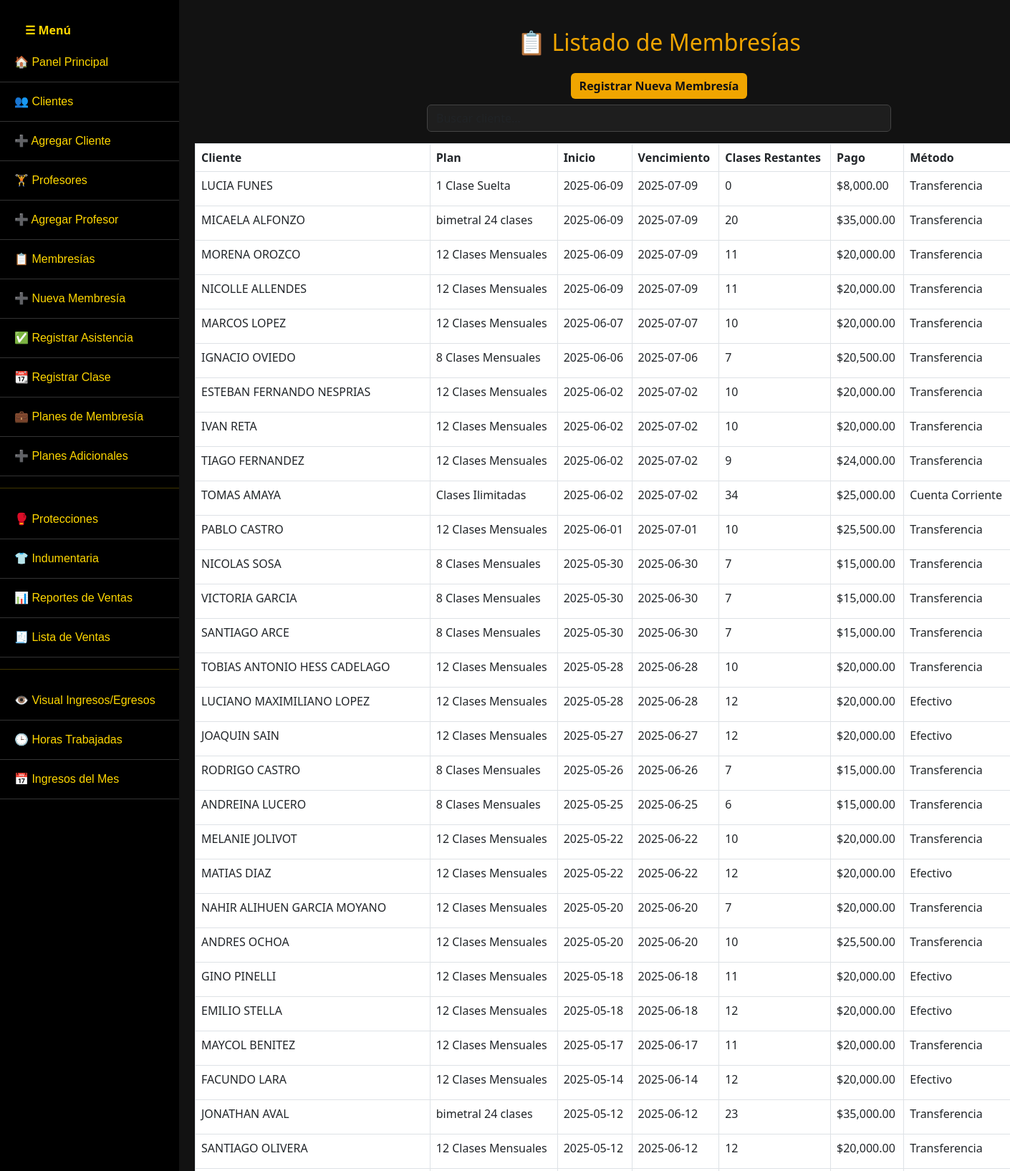
The app's page /membresias.php (upper part) with its own data.
### tables this page shows
CREATE TABLE `membresias` (
  `id` int(11) NOT NULL,
  `cliente_id` int(11) NOT NULL,
  `plan_id` int(11) NOT NULL,
  `fecha_inicio` date NOT NULL,
  `fecha_vencimiento` date DEFAULT NULL,
  `fecha_fin` date NOT NULL,
  `monto_pagado` decimal(10,2) NOT NULL,
  `metodo_pago` varchar(50) NOT NULL,
  `clases_restantes` int(11) NOT NULL,
  `plan_adicional_id` int(11) DEFAULT NULL,
  `monto` decimal(10,2) NOT NULL DEFAULT 0.00
);

CREATE TABLE `clientes` (
  `id` int(11) NOT NULL,
  `nombre` varchar(100) NOT NULL,
  `apellido` varchar(100) NOT NULL,
  `dni` varchar(20) NOT NULL,
  `telefono` varchar(20) DEFAULT NULL,
  `correo` varchar(100) DEFAULT NULL,
  `fecha_nacimiento` date DEFAULT NULL,
  `fecha_ingreso` date DEFAULT NULL,
  `email` varchar(100) DEFAULT NULL,
  `rfid_uid` varchar(100) DEFAULT NULL,
  `tarjeta_rfid` varchar(50) DEFAULT NULL,
  `estado` varchar(20) NOT NULL DEFAULT 'Activo',
  `fecha_vencimiento` date DEFAULT NULL,
  `dias_restantes` int(11) DEFAULT 0,
  `dias_disponibles` int(11) DEFAULT 0
);

CREATE TABLE `tipos_membresia` (
  `id` int(11) NOT NULL,
  `nombre` varchar(100) NOT NULL,
  `cantidad_clases` int(11) DEFAULT NULL,
  `duracion_dias` int(11) DEFAULT 30,
  `precio` decimal(10,2) NOT NULL,
  `monto` decimal(10,2) NOT NULL DEFAULT 0.00,
  `clases` int(11) NOT NULL DEFAULT 0
);

### membresias.php (the view, shortened to what this page needs)
<?php
include 'conexion.php';
include 'menu.php';
$busqueda = $_GET['buscar'] ?? '';
$query = "
  SELECT m.*, c.nombre AS cliente_nombre, c.apellido AS cliente_apellido,
         t.nombre AS plan_nombre, m.metodo_pago
  FROM membresias m
  JOIN clientes c ON m.cliente_id = c.id
  JOIN tipos_membresia t ON m.plan_id = t.id
  WHERE CONCAT(c.nombre, ' ', c.apellido) LIKE ?
  ORDER BY m.fecha_inicio DESC
";
$stmt = $conexion->prepare($query);
$like = '%' . $busqueda . '%';
$stmt->bind_param('s', $like);
$stmt->execute();
$resultado = $stmt->get_result();
?>
<!DOCTYPE html>
<html lang="es">
<head>
  <link href="https://cdn.jsdelivr.net/npm/bootstrap@5.3.0/dist/css/bootstrap.min.css" rel="stylesheet" />
</head>
<body>
<div class="container">
  <h2 class="text-center mb-4">📋 Listado de Membresías</h2>
  <div class="mb-3 text-center">
    <a href="agregar_membresia.php" class="btn btn-primary mb-2">Registrar Nueva Membresía</a>
    <form method="GET" class="d-flex justify-content-center">
      <input type="text" name="buscar" placeholder="Buscar cliente..." value="<?= htmlspecialchars($busqueda) ?>" class="form-control w-50" oninput="this.form.submit()">
    </form>
  </div>
  <table class="table table-bordered table-hover mt-3">
    <thead>
      <tr>
        <th>Cliente</th>
        <th>Plan</th>
        <th>Inicio</th>
        <th>Vencimiento</th>
        <th>Clases Restantes</th>
        <th>Pago</th>
        <th>Método</th>
      </tr>
    </thead>
    <tbody>
      <?php while ($fila = $resultado->fetch_assoc()): ?>
        <tr>
          <td><?= strtoupper($fila['cliente_nombre'] . " " . $fila['cliente_apellido']) ?></td>
          <td><?= htmlspecialchars($fila['plan_nombre']) ?></td>
          <td><?= $fila['fecha_inicio'] ?></td>
          <td><?= $fila['fecha_vencimiento'] ?></td>
          <td><?= $fila['clases_restantes'] ?></td>
          <td>$<?= number_format($fila['monto_pagado'], 2) ?></td>
          <td><?= ucfirst($fila['metodo_pago']) ?></td>
        </tr>
      <?php endwhile; ?>
    </tbody>
  </table>
</div>
</body>
</html>

### menu.php (style rules this page uses)
body { margin: 0; padding: 0; }

### membresias.php (style rules this page uses)
body { background-color: #121212; color: #f0a500; }
.container { margin-left: 260px; padding-top: 40px; }
table { background-color: #1e1e1e; color: #fff; }
.table thead { background-color: #f0a500; color: #121212; }
.btn-primary { background-color: #f0a500; border: none; color: #121212; font-weight: bold; }
.form-control { background-color: #1e1e1e; color: #fff; border: 1px solid #444; }

### records on screen
membresias: cliente.apellido "LUCIA FUNES", tipos_membresia.nombre "1 Clase Suelta", fecha_inicio "2025-06-09", fecha_vencimiento "2025-07-09", clases_restantes "0", monto_pagado "8,000.00", metodo_pago "Transferencia"
membresias: cliente.apellido "MICAELA ALFONZO", tipos_membresia.nombre "bimetral 24 clases", fecha_inicio "2025-06-09", fecha_vencimiento "2025-07-09", clases_restantes "20", monto_pagado "35,000.00", metodo_pago "Transferencia"
membresias: cliente.apellido "MORENA OROZCO", tipos_membresia.nombre "12 Clases Mensuales", fecha_inicio "2025-06-09", fecha_vencimiento "2025-07-09", clases_restantes "11", monto_pagado "20,000.00", metodo_pago "Transferencia"
membresias: cliente.apellido "NICOLLE ALLENDES", tipos_membresia.nombre "12 Clases Mensuales", fecha_inicio "2025-06-09", fecha_vencimiento "2025-07-09", clases_restantes "11", monto_pagado "20,000.00", metodo_pago "Transferencia"
membresias: cliente.apellido "MARCOS LOPEZ", tipos_membresia.nombre "12 Clases Mensuales", fecha_inicio "2025-06-07", fecha_vencimiento "2025-07-07", clases_restantes "10", monto_pagado "20,000.00", metodo_pago "Transferencia"
membresias: cliente.apellido "IGNACIO OVIEDO", tipos_membresia.nombre "8 Clases Mensuales", fecha_inicio "2025-06-06", fecha_vencimiento "2025-07-06", clases_restantes "7", monto_pagado "20,500.00", metodo_pago "Transferencia"
membresias: cliente.apellido "ESTEBAN FERNANDO NESPRIAS", tipos_membresia.nombre "12 Clases Mensuales", fecha_inicio "2025-06-02", fecha_vencimiento "2025-07-02", clases_restantes "10", monto_pagado "20,000.00", metodo_pago "Transferencia"
membresias: cliente.apellido "IVAN RETA", tipos_membresia.nombre "12 Clases Mensuales", fecha_inicio "2025-06-02", fecha_vencimiento "2025-07-02", clases_restantes "10", monto_pagado "20,000.00", metodo_pago "Transferencia"
membresias: cliente.apellido "TIAGO FERNANDEZ", tipos_membresia.nombre "12 Clases Mensuales", fecha_inicio "2025-06-02", fecha_vencimiento "2025-07-02", clases_restantes "9", monto_pagado "24,000.00", metodo_pago "Transferencia"
membresias: cliente.apellido "TOMAS AMAYA", tipos_membresia.nombre "Clases Ilimitadas", fecha_inicio "2025-06-02", fecha_vencimiento "2025-07-02", clases_restantes "34", monto_pagado "25,000.00", metodo_pago "Cuenta Corriente"
membresias: cliente.apellido "PABLO CASTRO", tipos_membresia.nombre "12 Clases Mensuales", fecha_inicio "2025-06-01", fecha_vencimiento "2025-07-01", clases_restantes "10", monto_pagado "25,500.00", metodo_pago "Transferencia"
membresias: cliente.apellido "NICOLAS SOSA", tipos_membresia.nombre "8 Clases Mensuales", fecha_inicio "2025-05-30", fecha_vencimiento "2025-06-30", clases_restantes "7", monto_pagado "15,000.00", metodo_pago "Transferencia"
membresias: cliente.apellido "VICTORIA GARCIA", tipos_membresia.nombre "8 Clases Mensuales", fecha_inicio "2025-05-30", fecha_vencimiento "2025-06-30", clases_restantes "7", monto_pagado "15,000.00", metodo_pago "Transferencia"
membresias: cliente.apellido "SANTIAGO ARCE", tipos_membresia.nombre "8 Clases Mensuales", fecha_inicio "2025-05-30", fecha_vencimiento "2025-06-30", clases_restantes "7", monto_pagado "15,000.00", metodo_pago "Transferencia"
membresias: cliente.apellido "TOBIAS ANTONIO HESS CADELAGO", tipos_membresia.nombre "12 Clases Mensuales", fecha_inicio "2025-05-28", fecha_vencimiento "2025-06-28", clases_restantes "10", monto_pagado "20,000.00", metodo_pago "Transferencia"
membresias: cliente.apellido "LUCIANO MAXIMILIANO LOPEZ", tipos_membresia.nombre "12 Clases Mensuales", fecha_inicio "2025-05-28", fecha_vencimiento "2025-06-28", clases_restantes "12", monto_pagado "20,000.00", metodo_pago "Efectivo"
membresias: cliente.apellido "JOAQUIN SAIN", tipos_membresia.nombre "12 Clases Mensuales", fecha_inicio "2025-05-27", fecha_vencimiento "2025-06-27", clases_restantes "12", monto_pagado "20,000.00", metodo_pago "Efectivo"
membresias: cliente.apellido "RODRIGO CASTRO", tipos_membresia.nombre "8 Clases Mensuales", fecha_inicio "2025-05-26", fecha_vencimiento "2025-06-26", clases_restantes "7", monto_pagado "15,000.00", metodo_pago "Transferencia"
membresias: cliente.apellido "ANDREINA LUCERO", tipos_membresia.nombre "8 Clases Mensuales", fecha_inicio "2025-05-25", fecha_vencimiento "2025-06-25", clases_restantes "6", monto_pagado "15,000.00", metodo_pago "Transferencia"
membresias: cliente.apellido "MELANIE JOLIVOT", tipos_membresia.nombre "12 Clases Mensuales", fecha_inicio "2025-05-22", fecha_vencimiento "2025-06-22", clases_restantes "10", monto_pagado "20,000.00", metodo_pago "Transferencia"
membresias: cliente.apellido "MATIAS DIAZ", tipos_membresia.nombre "12 Clases Mensuales", fecha_inicio "2025-05-22", fecha_vencimiento "2025-06-22", clases_restantes "12", monto_pagado "20,000.00", metodo_pago "Efectivo"
membresias: cliente.apellido "NAHIR ALIHUEN GARCIA MOYANO", tipos_membresia.nombre "12 Clases Mensuales", fecha_inicio "2025-05-20", fecha_vencimiento "2025-06-20", clases_restantes "7", monto_pagado "20,000.00", metodo_pago "Transferencia"
membresias: cliente.apellido "ANDRES OCHOA", tipos_membresia.nombre "12 Clases Mensuales", fecha_inicio "2025-05-20", fecha_vencimiento "2025-06-20", clases_restantes "10", monto_pagado "25,500.00", metodo_pago "Transferencia"
membresias: cliente.apellido "GINO PINELLI", tipos_membresia.nombre "12 Clases Mensuales", fecha_inicio "2025-05-18", fecha_vencimiento "2025-06-18", clases_restantes "11", monto_pagado "20,000.00", metodo_pago "Efectivo"
membresias: cliente.apellido "EMILIO STELLA", tipos_membresia.nombre "12 Clases Mensuales", fecha_inicio "2025-05-18", fecha_vencimiento "2025-06-18", clases_restantes "12", monto_pagado "20,000.00", metodo_pago "Efectivo"
membresias: cliente.apellido "MAYCOL BENITEZ", tipos_membresia.nombre "12 Clases Mensuales", fecha_inicio "2025-05-17", fecha_vencimiento "2025-06-17", clases_restantes "11", monto_pagado "20,000.00", metodo_pago "Transferencia"
membresias: cliente.apellido "FACUNDO LARA", tipos_membresia.nombre "12 Clases Mensuales", fecha_inicio "2025-05-14", fecha_vencimiento "2025-06-14", clases_restantes "12", monto_pagado "20,000.00", metodo_pago "Efectivo"
membresias: cliente.apellido "JONATHAN AVAL", tipos_membresia.nombre "bimetral 24 clases", fecha_inicio "2025-05-12", fecha_vencimiento "2025-06-12", clases_restantes "23", monto_pagado "35,000.00", metodo_pago "Transferencia"
membresias: cliente.apellido "SANTIAGO OLIVERA", tipos_membresia.nombre "12 Clases Mensuales", fecha_inicio "2025-05-12", fecha_vencimiento "2025-06-12", clases_restantes "12", monto_pagado "20,000.00", metodo_pago "Transferencia"
